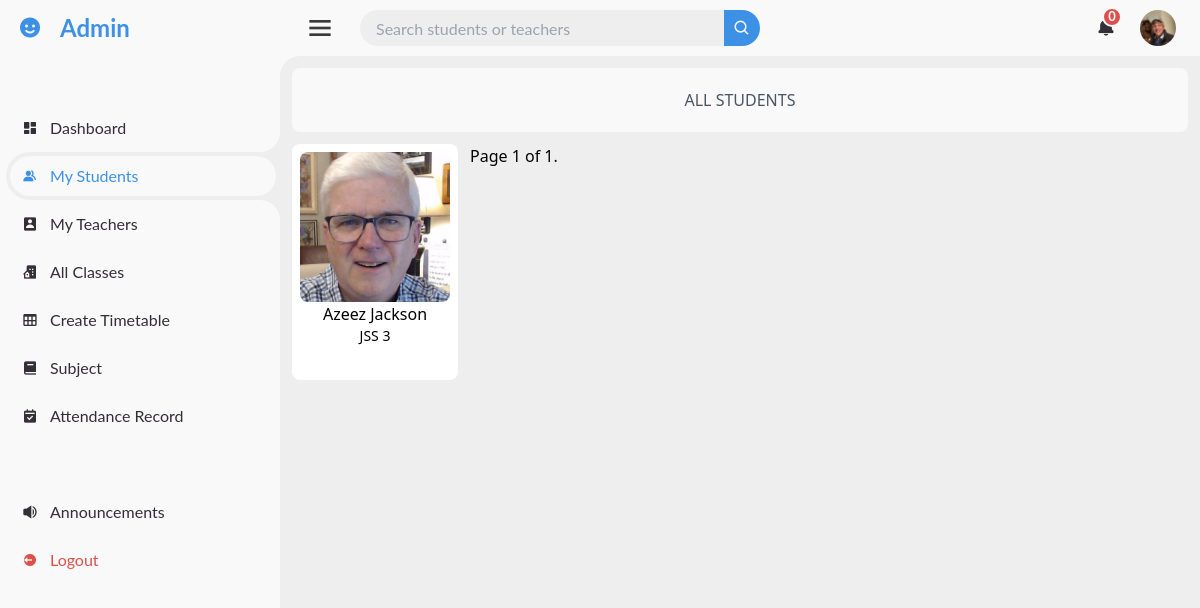
The page /admin_dashboard/mystudents/ (signed in) on the database its author committed.
### administration/models.py (models this page shows, shortened)
class Student(models.Model):
    user = models.OneToOneField(User, on_delete=models.CASCADE, related_name="student_profile")
    student_class = models.ForeignKey(Class, on_delete=models.SET_NULL, null=True, related_name='students')
    home_address = models.TextField()
    parent_or_guardian_name = models.CharField(max_length=100)
    parent_or_guardian_phone_number = models.CharField(max_length=15)
    parent_email = models.EmailField(blank=True, null=True, default=None)

### accounts/models.py (models this page shows, shortened)
class CustomUser(AbstractUser):
    email = models.EmailField(unique=True)
    is_approved = models.BooleanField(default=False)
    is_teacher = models.BooleanField(default=False)
    is_student = models.BooleanField(default=False)
    profile_photo = models.ImageField(upload_to='profile_photo/', default='default.jpg', blank=True, null=True)
    USERNAME_FIELD = 'email'
    REQUIRED_FIELDS = ['first_name', 'last_name']
    objects = CustomUserManager()

### classes/models.py (models this page shows, shortened)
class Class(models.Model):
    name = models.CharField(max_length=100)
    subjects = models.ManyToManyField(Subject, related_name='classes')

### pages/views.py (the view)
# urls.py: path('admin_dashboard/mystudents/', myStudent, name='my_student'),
@login_required
def myStudent(request):
    if not request.user.is_superuser:
        return HttpResponseForbidden("You do not have permission to access this page.")
    student = Student.objects.all()
    page_obj=paginate_objects(request, student, 10)
    return render(request, 'dashboards/all_admin_pages/myStudents.html', {"page_obj": page_obj})

### administration/context_processors.py (called while the page is built)
def notifications(request):
    all_notification, total_notifications = get_admin_notification(request.user)
    return {
        'all_notification': all_notification,
        'total_notifications': total_notifications,
    }

### administration/views.py (called while the page is built)
def get_admin_notification(user):
    if user.is_staff:
        teacher_notifications = TeacherNotification.objects.filter(user=user).order_by('-created_at')
        student_notifications = StudentNotification.objects.filter(user=user).order_by('-created_at')
        all_notification = sorted(
            chain(teacher_notifications, student_notifications),
            key=lambda x: x.created_at,
            reverse=True
        )
        total_notifications = (
            teacher_notifications.filter(is_read=False).count() +
            student_notifications.filter(is_read=False).count()
        )
        return all_notification, total_notifications
    return [], 0

### pages/context_processors.py (called while the page is built)
def notifications(request):
    if request.user.is_authenticated:
        all_notifications, unread_notifications_count = get_user_notifications(request.user)
        return {
            'all_notifications': all_notifications,
            'unread_notifications_count': unread_notifications_count,
        }
    return {
        'all_notifications': [],
        'unread_notifications_count': 0,
    }

### pages/views.py (called while the page is built)
def get_user_notifications(user):
    notifications = Notification.objects.filter(user=user).order_by('-created_at')
    if user.is_student:
        grade_notifications = GradeNotification.objects.filter(recipient=user).order_by('-created_at')
    else:
        grade_notifications = []
    all_notifications = sorted(
        chain(notifications, grade_notifications),
        key=attrgetter('created_at'),
        reverse=True
    )
    total_unread_count = (
        notifications.filter(is_read=False).count() +
        (grade_notifications.filter(is_read=False).count() if user.is_student else 0)
    )
    return all_notifications, total_unread_count

def paginate_objects(request, object_list, items_per_page):
    paginator = Paginator(object_list, items_per_page)
    page_number = request.GET.get("page")
    try:
        page_obj = paginator.page(page_number)
    except PageNotAnInteger:
        page_obj = paginator.page(1)
    except EmptyPage:
        page_obj = paginator.page(paginator.num_pages)
    return page_obj

### templates/dashboards/all_admin_pages/myStudents.html (shortened to what this page needs)
{% extends 'dashboards/all_admin_pages/base.html' %}
{% load static %}
{% load custom_filters %}
{% block section %}
<div class="m-3 rounded-lg">
    <p class="text-center p-5 mb-3 rounded-lg font-medium text-gray-600" style="background-color: #F9F9F9;">ALL STUDENTS</p>
    <div class="order">
        <div class="flex flex-wrap gap-3">
            {% if page_obj %}
                {% for student_item in page_obj %}
                    <a href="{% url 'student_detail' user_id=student_item.user.id %}">
                        <div class="p-2 rounded-lg flex items-center justify-center text-center font-medium hover:bg-blue-300 hover:text-white bg-white">
                            <div style="width: 150px; height: 220px;">
                                {% if student_item.user.profile_photo %}
                                    <img src="{{ student_item.user.profile_photo.url }}" class="object-cover rounded-lg" style="height: 150px; width: 150px;" alt="{{ student_item.user.first_name }} {{ student_item.user.last_name }}">
                                {% else %}
                                    <img src="{% static 'path/to/default_photo.jpg' %}" class="object-cover rounded-lg" style="height: 150px; width: 150px;" alt="Default Photo">
                                {% endif %}
                                <p>{{ student_item.user.first_name }} {{ student_item.user.last_name }}</p>
                                <p class="text-sm">{{ student_item.student_class.name }}</p>
                            </div>
                        </div>
                    </a>
                {% endfor %}
                <div class="pagination">
                    <span class="step-links">
                        <span class="current">
                            Page {{ page_obj.number }} of {{ page_obj.paginator.num_pages }}.
                        </span>
                    </span>
                </div>
            {% else %}
                <p class="text-center text-gray-500">No students available.</p>
            {% endif %}
        </div>
    </div>
</div>
{% endblock %}

### static/css/dashboard.css (style rules this page uses)
* { margin: 0; padding: 0; box-sizing: border-box; }
a { text-decoration: none; }
:root { --poppins: 'Poppins', sans-serif; --lato: 'Lato', sans-serif; --light: #F9F9F9; --blue: #3C91E6; --light-blue: #CFE8FF; --grey: #EEE; --dark-grey: #AAAAAA; --dark: #342E37; --red: #DB504A; --yellow: #FFCE26; --light-yellow: #FFF26C; --orange: #FD7238; --light-orange: #ffc19e; }
html { overflow-x: hidden; }
body { background: var(--grey); }

### rows shown on the page
Student: user.profile_photo (picture), user.first_name "Azeez", user.last_name "Jackson", student_class.name "JSS 3"

### other values the page prints
{{ total_notifications }} "0"
{{ page_obj.number }} "1"
{{ page_obj.paginator.num_pages }} "1"
